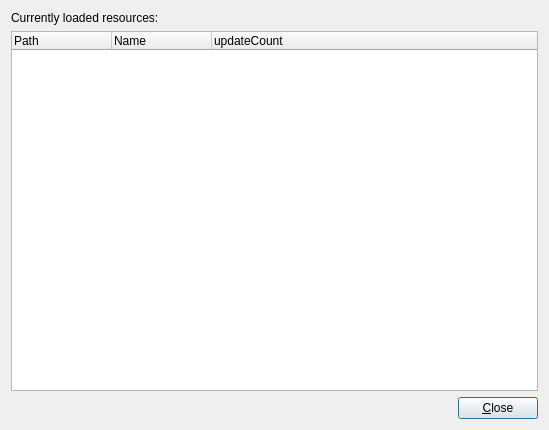
<?xml version="1.0" encoding="UTF-8"?>
<ui version="4.0">
 <class>resourcesViewDialog</class>
 <widget class="QDialog" name="resourcesViewDialog">
  <property name="geometry">
   <rect>
    <x>0</x>
    <y>0</y>
    <width>549</width>
    <height>430</height>
   </rect>
  </property>
  <property name="windowTitle">
   <string>RPGMapper - View Resources</string>
  </property>
  <layout class="QVBoxLayout" name="verticalLayout">
   <item>
    <widget class="QLabel" name="titleLabel">
     <property name="text">
      <string>Currently loaded resources:</string>
     </property>
    </widget>
   </item>
   <item>
    <widget class="QTreeWidget" name="resourceTreeWidget">
     <property name="iconSize">
      <size>
       <width>16</width>
       <height>16</height>
      </size>
     </property>
     <property name="uniformRowHeights">
      <bool>true</bool>
     </property>
     <property name="allColumnsShowFocus">
      <bool>true</bool>
     </property>
     <property name="wordWrap">
      <bool>true</bool>
     </property>
     <property name="columnCount">
      <number>3</number>
     </property>
     <attribute name="headerVisible">
      <bool>true</bool>
     </attribute>
     <column>
      <property name="text">
       <string notr="true">Path</string>
      </property>
     </column>
     <column>
      <property name="text">
       <string notr="true">Name</string>
      </property>
     </column>
     <column>
      <property name="text">
       <string>updateCount</string>
      </property>
     </column>
    </widget>
   </item>
   <item>
    <widget class="QWidget" name="buttonsWidget" native="true">
     <layout class="QHBoxLayout" name="buttonsLayout">
      <property name="leftMargin">
       <number>0</number>
      </property>
      <property name="topMargin">
       <number>0</number>
      </property>
      <property name="rightMargin">
       <number>0</number>
      </property>
      <property name="bottomMargin">
       <number>0</number>
      </property>
      <item>
       <spacer name="buttonsSpacer">
        <property name="orientation">
         <enum>Qt::Horizontal</enum>
        </property>
        <property name="sizeHint" stdset="0">
         <size>
          <width>308</width>
          <height>20</height>
         </size>
        </property>
       </spacer>
      </item>
      <item>
       <widget class="QPushButton" name="closeButton">
        <property name="text">
         <string>&amp;Close</string>
        </property>
        <property name="default">
         <bool>true</bool>
        </property>
       </widget>
      </item>
     </layout>
    </widget>
   </item>
  </layout>
 </widget>
 <resources>
  <include location="rpgmapper.qrc"/>
 </resources>
 <connections>
  <connection>
   <sender>closeButton</sender>
   <signal>clicked()</signal>
   <receiver>resourcesViewDialog</receiver>
   <slot>close()</slot>
   <hints>
    <hint type="sourcelabel">
     <x>500</x>
     <y>406</y>
    </hint>
    <hint type="destinationlabel">
     <x>274</x>
     <y>214</y>
    </hint>
   </hints>
  </connection>
 </connections>
</ui>
